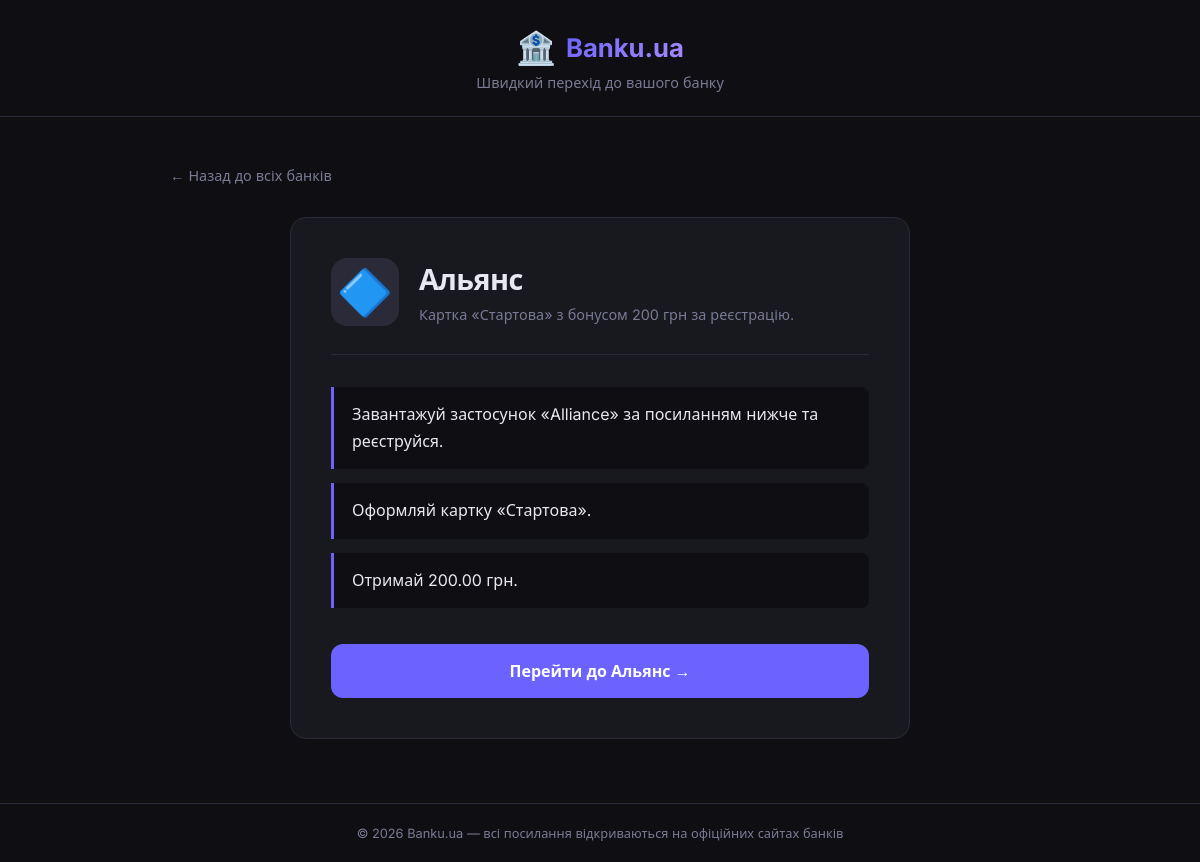
/bank/1/, run on the app's committed database.
### banks/models.py (models this page shows, shortened)
class Bank(models.Model):
    name = models.CharField('Назва банку', max_length=100)
    url = models.URLField('Посилання', max_length=300)
    description = models.CharField(
        'Короткий опис',
        max_length=120,
        blank=True,
        default='',
        help_text='1–2 речення про банк'
    )
    promo_text = models.TextField(
        'Текст акції',
        blank=True,
        default='',
        help_text='Повний текст акції — відображається на окремій сторінці банку'
    )
    icon = models.CharField(
        'Іконка (emoji або CSS-клас)',
        max_length=10,
        default='🏦',
        help_text='Вставте emoji, наприклад 🟢 або 🖤'
    )
    order = models.PositiveSmallIntegerField('Порядок', default=0)
    is_active = models.BooleanField('Активний', default=True)
    class Meta:
        verbose_name = 'Банк'
        verbose_name_plural = 'Банки'
        ordering = ['order', 'name']

### banks/views.py (the view)
# urls.py: path('bank/<int:pk>/', views.bank_detail, name='bank_detail'),
def bank_detail(request, pk):
    bank = get_object_or_404(Bank, pk=pk, is_active=True)
    promo_paragraphs = [p.strip() for p in bank.promo_text.split('\n') if p.strip()]
    return render(request, 'banks/detail.html', {
        'bank': bank,
        'promo_paragraphs': promo_paragraphs,
    })

### templates/banks/detail.html (shortened to what this page needs)
{% load static %}
<!DOCTYPE html>
<html lang="uk">
<head>
  <link rel="stylesheet" href="{% static 'css/style.css' %}" />
</head>
<body>
  <header class="header">
    <div class="container">
      <div class="logo">
        <span class="logo-icon">🏦</span>
        <span class="logo-text">Banku.ua</span>
      </div>
      <p class="header-subtitle">Швидкий перехід до вашого банку</p>
    </div>
  </header>
  <main class="main">
    <div class="container">
      <a href="{% url 'index' %}" class="back-link">← Назад до всіх банків</a>
      <div class="detail-card">
        <div class="detail-header">
          <div class="detail-icon">{{ bank.icon }}</div>
          <div>
            <h1 class="detail-name">{{ bank.name }}</h1>
            {% if bank.description %}
            <p class="detail-desc">{{ bank.description }}</p>
            {% endif %}
          </div>
        </div>
        {% if promo_paragraphs %}
        <div class="detail-promo">
          {% for para in promo_paragraphs %}
          <p class="promo-paragraph">{{ para }}</p>
          {% endfor %}
        </div>
        {% endif %}
        <a href="{{ bank.url }}"
           target="_blank"
           rel="noopener noreferrer"
           class="detail-btn">
          Перейти до {{ bank.name }} →
        </a>
      </div>
    </div>
  </main>
  <footer class="footer">
    <div class="container">
      <p>© 2026 Banku.ua — всі посилання відкриваються на офіційних сайтах банків</p>
    </div>
  </footer>
</body>
</html>

### static/css/style.css (style rules this page uses)
*, *::before, *::after { box-sizing: border-box; margin: 0; padding: 0; }
:root { --bg: #0f0f13; --bg-card: #18181f; --bg-card-hover: #1f1f2a; --border: #2a2a38; --accent: #6c63ff; --accent-glow: rgba(108, 99, 255, 0.25); --text: #e8e8f0; --text-muted: #7a7a95; --radius: 16px; --transition: 0.2s ease; }
body { font-family: 'Inter', system-ui, sans-serif; background: var(--bg); color: var(--text); min-height: 100vh; display: flex; flex-direction: column; }
.container { max-width: 900px; margin: 0 auto; padding: 0 20px; }
.header { padding: 28px 0 24px; border-bottom: 1px solid var(--border); text-align: center; }
.logo { display: flex; align-items: center; justify-content: center; gap: 10px; margin-bottom: 6px; }
.logo-icon { font-size: 2rem; }
.logo-text { font-size: 1.6rem; font-weight: 700; background: linear-gradient(135deg, #6c63ff, #a78bfa); -webkit-background-clip: text; -webkit-text-fill-color: transparent; background-clip: text; }
.header-subtitle { color: var(--text-muted); font-size: 0.9rem; }
.main { flex: 1; padding: 48px 0 64px; }
.footer { border-top: 1px solid var(--border); padding: 20px 0; text-align: center; color: var(--text-muted); font-size: 0.8rem; }
.back-link { display: inline-flex; align-items: center; gap: 6px; color: var(--text-muted); text-decoration: none; font-size: 0.9rem; margin-bottom: 32px; transition: color var(--transition); }
.detail-card { background: var(--bg-card); border: 1px solid var(--border); border-radius: var(--radius); padding: 40px; max-width: 620px; margin: 0 auto; }
.detail-header { display: flex; align-items: center; gap: 20px; margin-bottom: 32px; padding-bottom: 28px; border-bottom: 1px solid var(--border); }
.detail-icon { font-size: 2.8rem; width: 68px; height: 68px; display: flex; align-items: center; justify-content: center; background: var(--border); border-radius: 16px; flex-shrink: 0; }
.detail-name { font-size: 1.8rem; font-weight: 700; letter-spacing: -0.02em; margin-bottom: 6px; }
.detail-desc { color: var(--text-muted); font-size: 0.9rem; line-height: 1.5; }
.detail-promo { display: flex; flex-direction: column; gap: 14px; margin-bottom: 36px; }
.promo-paragraph { font-size: 1rem; line-height: 1.7; color: var(--text); padding: 14px 18px; background: var(--bg); border-left: 3px solid var(--accent); border-radius: 0 8px 8px 0; }
.detail-btn { display: flex; align-items: center; justify-content: center; width: 100%; padding: 16px 24px; background: var(--accent); color: #fff; font-size: 1rem; font-weight: 600; text-decoration: none; border-radius: 12px; transition: background var(--transition), transform var(--transition), box-shadow var(--transition); }

### data on the page
Bank: icon "🔷", name "Альянс", description "Картка «Стартова» з бонусом 200 грн за реєстрацію."

### other printed values
{{ para }} "Завантажуй застосунок «Alliance» за посиланням нижче та реєструйся." "Оформляй картку «Стартова»." "Отримай 200.00 грн."
